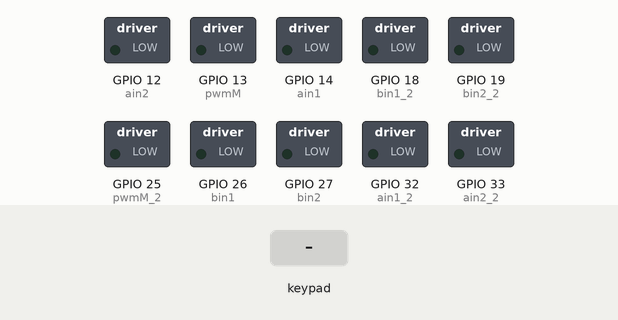
Simulated run of this sketch. Board: ESP32. On the bench: switched loads named in the sketch (green lamp = pin HIGH). The inputs (shaded band) are chosen by the test bench.

Above: at 1.2 s.
1.3 s: key 'U' pressed
At 1.5 s:
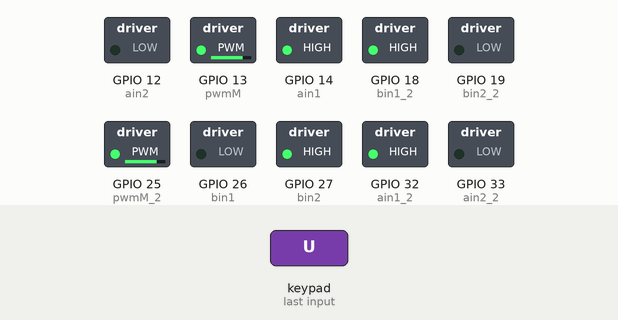
3.2 s: key 'D' pressed
At 3.4 s:
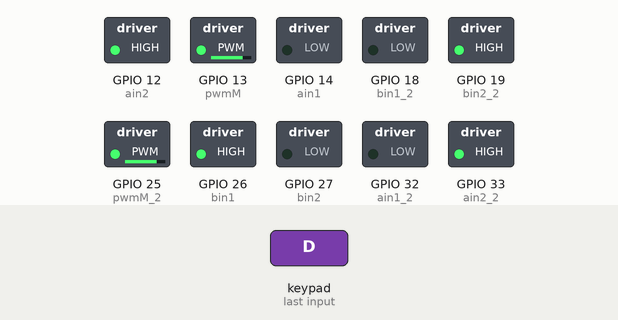
5.1 s: key 'L' pressed
At 5.3 s:
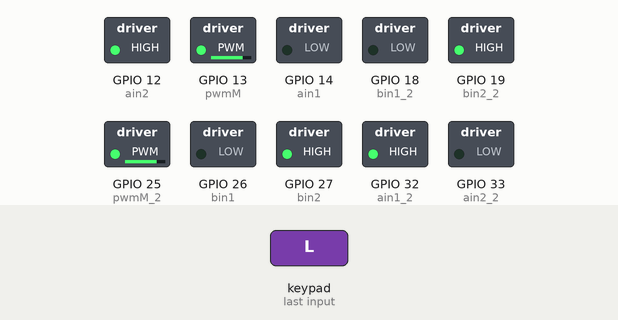
7.0 s: key 'R' pressed
At 7.2 s:
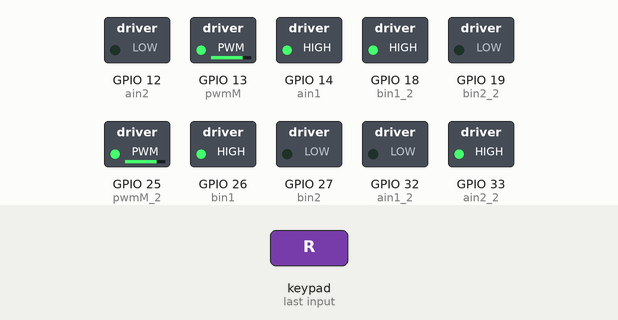
Timing chart, 0 to 9.9 s (numbered marks = the images above; inputs shaded):
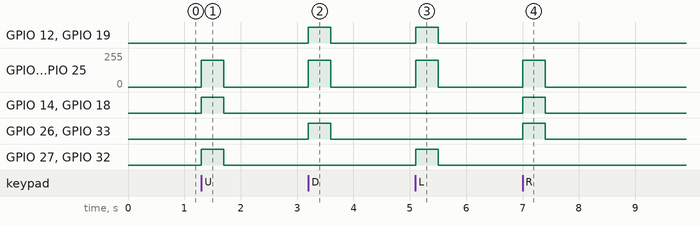

The sketch:

final_sketch_dabble.ino
```cpp
/*
  BLE Motor Control using Dabble App
  Board: Arduino UNO R4 WiFi (RA4M1 core)

  This code uses BLE to receive directional commands from Dabble app
  and controls motors using an H-bridge motor driver (L298N or similar).

  Author: AliK07
  Last updated: April 2025
*/

#include <Dabble.h> //https://thestempedia.com/docs/dabble/introduction/

// Define motor control pins
#define ain1 14  // Front right motor direction 1
#define ain2 12  // Front right motor direction 2
#define bin1 26  // Back right motor direction 1
#define bin2 27  // Back right motor direction 2
#define pwmM 13  // Front motor speed (PWM)
#define pwmM_2 25 // Back motor speed (PWM)

#define ain1_2 32  // Front left motor direction 1
#define ain2_2 33  // Front left motor direction 2
#define bin1_2 18  // Back left motor direction 1
#define bin2_2 19  // Back left motor direction 2

// Fixed speed
const int fixedSpeed = 200;

void setup() {
  Serial.begin(115200);
  Dabble.begin("R4_BLE_Car");

  // Initialize all pins as outputs and start with motors off
  pinMode(ain1, OUTPUT); pinMode(ain2, OUTPUT);
  pinMode(bin1, OUTPUT); pinMode(bin2, OUTPUT);
  pinMode(pwmM, OUTPUT); pinMode(pwmM_2, OUTPUT);

  pinMode(ain1_2, OUTPUT); pinMode(ain2_2, OUTPUT);
  pinMode(bin1_2, OUTPUT); pinMode(bin2_2, OUTPUT);

  stopMotors();
}

void loop() {
  Dabble.processInput(); // NOTE TO ALI: Always call this in loop!!!!! + handle Gamepad commands from Dabble
  if (GamePad.isUpPressed()) {
    moveForward();
  } else if (GamePad.isDownPressed()) {
    moveBackward();
  } else if (GamePad.isLeftPressed()) {
    moveLeft();
  } else if (GamePad.isRightPressed()) {
    moveRight();
  } else {
    stopMotors(); // No button → stop
  }
}

void setMotorSpeed(int speed) {
  analogWrite(pwmM, speed);
  analogWrite(pwmM_2, speed);
}

//Stops all motors
void stopMotors() {
  digitalWrite(ain1, LOW); digitalWrite(ain2, LOW);
  digitalWrite(bin1, LOW); digitalWrite(bin2, LOW);
  digitalWrite(ain1_2, LOW); digitalWrite(ain2_2, LOW);
  digitalWrite(bin1_2, LOW); digitalWrite(bin2_2, LOW);
  setMotorSpeed(0);
}

//Forward
void moveForward() {
  digitalWrite(ain1, HIGH); digitalWrite(ain2, LOW);
  digitalWrite(bin1, LOW);  digitalWrite(bin2, HIGH);
  digitalWrite(ain1_2, HIGH); digitalWrite(ain2_2, LOW);
  digitalWrite(bin1_2, HIGH); digitalWrite(bin2_2, LOW);
  setMotorSpeed(fixedSpeed);
}

//Backward
void moveBackward() {
  digitalWrite(ain1, LOW); digitalWrite(ain2, HIGH);
  digitalWrite(bin1, HIGH); digitalWrite(bin2, LOW);
  digitalWrite(ain1_2, LOW); digitalWrite(ain2_2, HIGH);
  digitalWrite(bin1_2, LOW); digitalWrite(bin2_2, HIGH);
  setMotorSpeed(fixedSpeed);
}

//Turn Left
void moveLeft() {
  digitalWrite(ain1, LOW); digitalWrite(ain2, HIGH);
  digitalWrite(bin1, LOW); digitalWrite(bin2, HIGH);
  digitalWrite(ain1_2, HIGH); digitalWrite(ain2_2, LOW);
  digitalWrite(bin1_2, LOW); digitalWrite(bin2_2, HIGH);
  setMotorSpeed(fixedSpeed);
}

//Turn Right
void moveRight() {
  digitalWrite(ain1, HIGH); digitalWrite(ain2, LOW);
  digitalWrite(bin1, HIGH); digitalWrite(bin2, LOW);
  digitalWrite(ain1_2, LOW); digitalWrite(ain2_2, HIGH);
  digitalWrite(bin1_2, HIGH); digitalWrite(bin2_2, LOW);
  setMotorSpeed(fixedSpeed);
}
```

Measured:
- after the input at 1.3 s, GPIO 13 (pwmM), GPIO 25 (pwmM_2): 0/255 → 200/255 at once, → 0/255 0.40 s later; GPIO 14 (ain1), GPIO 18 (bin1_2), GPIO 27 (bin2), GPIO 32 (ain1_2): LOW → HIGH at once, → LOW 0.40 s later
- after the input at 3.2 s, GPIO 12 (ain2), GPIO 19 (bin2_2), GPIO 26 (bin1), GPIO 33 (ain2_2): LOW → HIGH at once, → LOW 0.40 s later; GPIO 13 (pwmM), GPIO 25 (pwmM_2): 0/255 → 200/255 at once, → 0/255 0.40 s later
- after the input at 5.1 s, GPIO 12 (ain2), GPIO 19 (bin2_2), GPIO 27 (bin2), GPIO 32 (ain1_2): LOW → HIGH at once, → LOW 0.40 s later; GPIO 13 (pwmM), GPIO 25 (pwmM_2): 0/255 → 200/255 at once, → 0/255 0.40 s later
- after the input at 7.0 s, GPIO 13 (pwmM), GPIO 25 (pwmM_2): 0/255 → 200/255 at once, → 0/255 0.40 s later; GPIO 14 (ain1), GPIO 18 (bin1_2), GPIO 26 (bin1), GPIO 33 (ain2_2): LOW → HIGH at once, → LOW 0.40 s later
